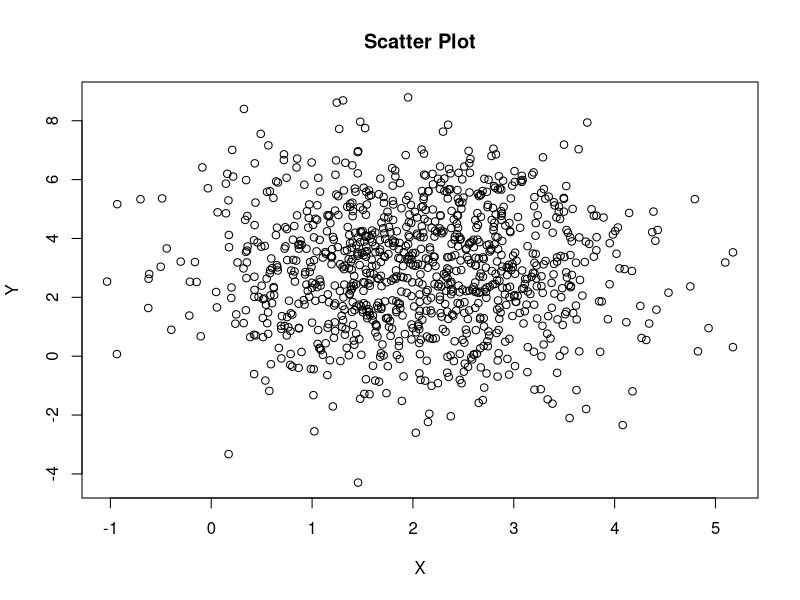

Write the R code that produced this figure.
# Clear objects from Memory :
rm(list=ls())
#Clear Console:
cat("\014")

# Example of calculating and visualizing correlation coefficient

# Set the seed for randomization
set.seed(as.numeric(Sys.time()))

# Generate two random variables
x <- rnorm(1000, mean = 2, sd = 1)
y <- rnorm(1000, mean = 3, sd = 2)

# Calculate the correlation coefficient
correlation_coefficient <- cor(x, y)

# Create a scatter plot of the variables
plot(x, y, main = "Scatter Plot", xlab = "X", ylab = "Y")

# Add a text annotation for the correlation coefficient

cat(paste("Correlation Coefficient =", round(correlation_coefficient, 2)))